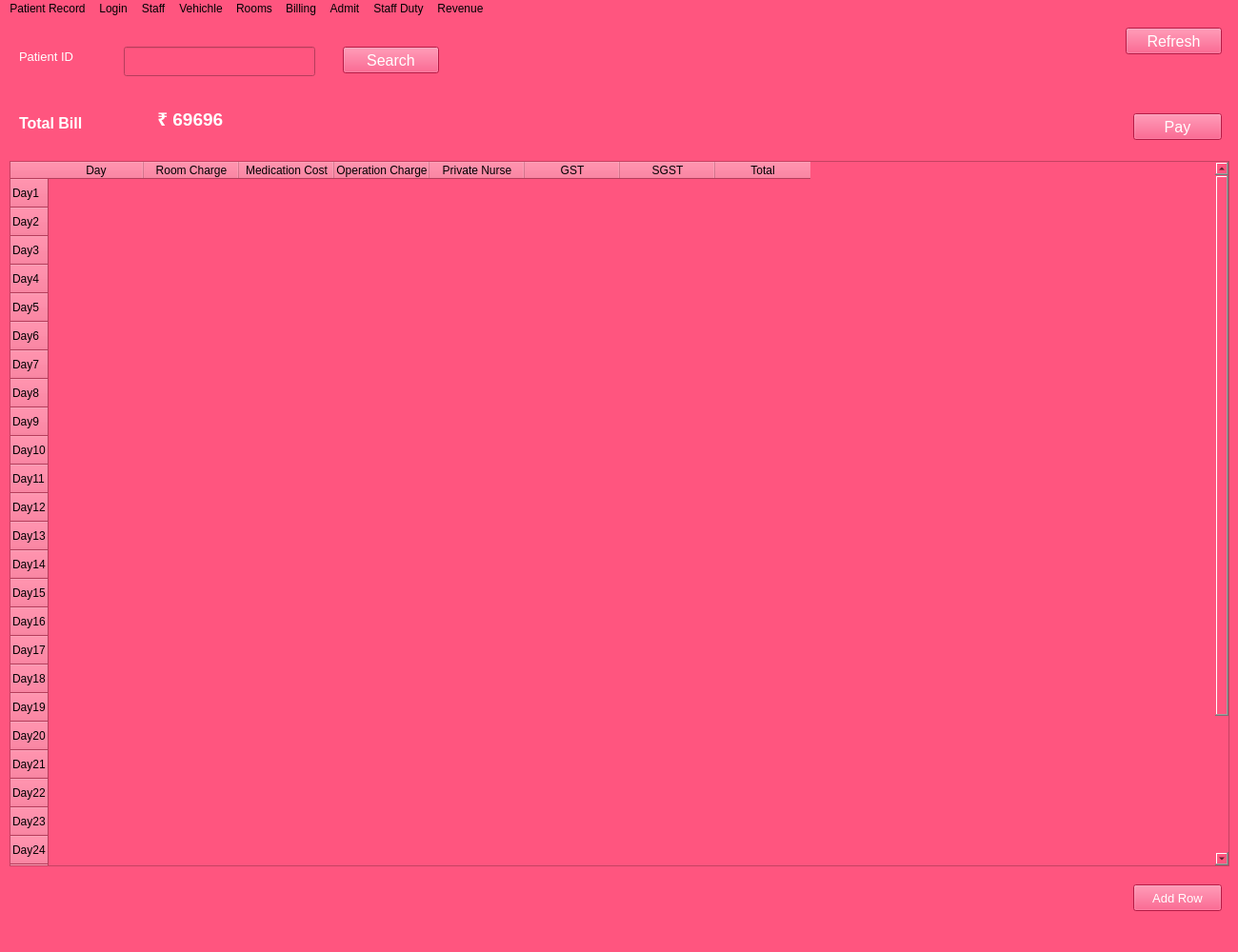
<?xml version="1.0" encoding="UTF-8"?>
<ui version="4.0">
 <class>MainWindow</class>
 <widget class="QMainWindow" name="MainWindow">
  <property name="geometry">
   <rect>
    <x>0</x>
    <y>0</y>
    <width>1300</width>
    <height>1000</height>
   </rect>
  </property>
  <property name="windowTitle">
   <string>MainWindow</string>
  </property>
  <property name="styleSheet">
   <string notr="true">background-color: rgb(255, 85, 127);</string>
  </property>
  <widget class="QWidget" name="MainWidget">
   <widget class="QLabel" name="PIDLabel">
    <property name="geometry">
     <rect>
      <x>20</x>
      <y>30</y>
      <width>91</width>
      <height>21</height>
     </rect>
    </property>
    <property name="font">
     <font>
      <pointsize>10</pointsize>
     </font>
    </property>
    <property name="styleSheet">
     <string notr="true">color: rgb(255, 255, 255);</string>
    </property>
    <property name="text">
     <string>Patient ID</string>
    </property>
   </widget>
   <widget class="QLineEdit" name="PidEntry">
    <property name="geometry">
     <rect>
      <x>130</x>
      <y>30</y>
      <width>201</width>
      <height>31</height>
     </rect>
    </property>
    <property name="styleSheet">
     <string notr="true">color: rgb(255, 255, 255);
selection-color: rgb(255, 0, 127);</string>
    </property>
   </widget>
   <widget class="QLabel" name="BillLabel">
    <property name="geometry">
     <rect>
      <x>20</x>
      <y>95</y>
      <width>101</width>
      <height>31</height>
     </rect>
    </property>
    <property name="font">
     <font>
      <pointsize>12</pointsize>
      <weight>75</weight>
      <bold>true</bold>
     </font>
    </property>
    <property name="styleSheet">
     <string notr="true">color: rgb(255, 255, 255);</string>
    </property>
    <property name="text">
     <string>Total Bill</string>
    </property>
   </widget>
   <widget class="QLabel" name="AmountLabel">
    <property name="geometry">
     <rect>
      <x>160</x>
      <y>90</y>
      <width>501</width>
      <height>31</height>
     </rect>
    </property>
    <property name="font">
     <font>
      <pointsize>14</pointsize>
      <weight>75</weight>
      <bold>true</bold>
     </font>
    </property>
    <property name="styleSheet">
     <string notr="true">color: rgb(255, 255, 255);</string>
    </property>
    <property name="text">
     <string> ₹ 69696</string>
    </property>
   </widget>
   <widget class="QPushButton" name="PayBtn">
    <property name="geometry">
     <rect>
      <x>1190</x>
      <y>100</y>
      <width>93</width>
      <height>28</height>
     </rect>
    </property>
    <property name="font">
     <font>
      <pointsize>12</pointsize>
     </font>
    </property>
    <property name="styleSheet">
     <string notr="true">background-color: rgb(255, 38, 96);
color: rgb(255, 255, 255);</string>
    </property>
    <property name="text">
     <string>Pay</string>
    </property>
   </widget>
   <widget class="QPushButton" name="AddRow">
    <property name="geometry">
     <rect>
      <x>1190</x>
      <y>910</y>
      <width>93</width>
      <height>28</height>
     </rect>
    </property>
    <property name="font">
     <font>
      <pointsize>10</pointsize>
     </font>
    </property>
    <property name="styleSheet">
     <string notr="true">background-color: rgb(255, 38, 96);
color: rgb(255, 255, 255);</string>
    </property>
    <property name="text">
     <string>Add Row</string>
    </property>
   </widget>
   <widget class="QPushButton" name="pushButton">
    <property name="geometry">
     <rect>
      <x>1182</x>
      <y>10</y>
      <width>101</width>
      <height>28</height>
     </rect>
    </property>
    <property name="font">
     <font>
      <pointsize>12</pointsize>
      <weight>50</weight>
      <bold>false</bold>
     </font>
    </property>
    <property name="styleSheet">
     <string notr="true">background-color: rgb(255, 38, 96);
color: rgb(255, 255, 255);</string>
    </property>
    <property name="text">
     <string>Refresh</string>
    </property>
   </widget>
   <widget class="QTableWidget" name="tableWidget">
    <property name="geometry">
     <rect>
      <x>10</x>
      <y>150</y>
      <width>1281</width>
      <height>741</height>
     </rect>
    </property>
    <property name="font">
     <font>
      <pointsize>10</pointsize>
     </font>
    </property>
    <property name="showGrid">
     <bool>false</bool>
    </property>
    <property name="sortingEnabled">
     <bool>true</bool>
    </property>
    <row>
     <property name="text">
      <string>Day1</string>
     </property>
    </row>
    <row>
     <property name="text">
      <string>Day2</string>
     </property>
    </row>
    <row>
     <property name="text">
      <string>Day3</string>
     </property>
    </row>
    <row>
     <property name="text">
      <string>Day4</string>
     </property>
    </row>
    <row>
     <property name="text">
      <string>Day5</string>
     </property>
    </row>
    <row>
     <property name="text">
      <string>Day6</string>
     </property>
    </row>
    <row>
     <property name="text">
      <string>Day7</string>
     </property>
    </row>
    <row>
     <property name="text">
      <string>Day8</string>
     </property>
    </row>
    <row>
     <property name="text">
      <string>Day9</string>
     </property>
    </row>
    <row>
     <property name="text">
      <string>Day10</string>
     </property>
    </row>
    <row>
     <property name="text">
      <string>Day11</string>
     </property>
    </row>
    <row>
     <property name="text">
      <string>Day12</string>
     </property>
    </row>
    <row>
     <property name="text">
      <string>Day13</string>
     </property>
    </row>
    <row>
     <property name="text">
      <string>Day14</string>
     </property>
    </row>
    <row>
     <property name="text">
      <string>Day15</string>
     </property>
    </row>
    <row>
     <property name="text">
      <string>Day16</string>
     </property>
    </row>
    <row>
     <property name="text">
      <string>Day17</string>
     </property>
    </row>
    <row>
     <property name="text">
      <string>Day18</string>
     </property>
    </row>
    <row>
     <property name="text">
      <string>Day19</string>
     </property>
    </row>
    <row>
     <property name="text">
      <string>Day20</string>
     </property>
    </row>
    <row>
     <property name="text">
      <string>Day21</string>
     </property>
    </row>
    <row>
     <property name="text">
      <string>Day22</string>
     </property>
    </row>
    <row>
     <property name="text">
      <string>Day23</string>
     </property>
    </row>
    <row>
     <property name="text">
      <string>Day24</string>
     </property>
    </row>
    <row>
     <property name="text">
      <string>Day25</string>
     </property>
    </row>
    <row>
     <property name="text">
      <string>Day26</string>
     </property>
    </row>
    <row>
     <property name="text">
      <string>Day27</string>
     </property>
    </row>
    <row>
     <property name="text">
      <string>Day28</string>
     </property>
    </row>
    <row>
     <property name="text">
      <string>Day29</string>
     </property>
    </row>
    <row>
     <property name="text">
      <string>Day31</string>
     </property>
    </row>
    <column>
     <property name="text">
      <string>Day</string>
     </property>
     <property name="background">
      <color>
       <red>255</red>
       <green>5</green>
       <blue>101</blue>
      </color>
     </property>
    </column>
    <column>
     <property name="text">
      <string>Room Charge</string>
     </property>
    </column>
    <column>
     <property name="text">
      <string>Medication Cost</string>
     </property>
    </column>
    <column>
     <property name="text">
      <string>Operation Charge</string>
     </property>
    </column>
    <column>
     <property name="text">
      <string>Private Nurse</string>
     </property>
    </column>
    <column>
     <property name="text">
      <string>GST</string>
     </property>
    </column>
    <column>
     <property name="text">
      <string>SGST</string>
     </property>
    </column>
    <column>
     <property name="text">
      <string>Total</string>
     </property>
    </column>
    <item row="0" column="0">
     <property name="background">
      <brush brushstyle="NoBrush">
       <color alpha="255">
        <red>255</red>
        <green>10</green>
        <blue>116</blue>
       </color>
      </brush>
     </property>
     <property name="foreground">
      <brush brushstyle="NoBrush">
       <color alpha="255">
        <red>255</red>
        <green>255</green>
        <blue>255</blue>
       </color>
      </brush>
     </property>
    </item>
   </widget>
   <widget class="QPushButton" name="pushButton_2">
    <property name="geometry">
     <rect>
      <x>360</x>
      <y>30</y>
      <width>101</width>
      <height>28</height>
     </rect>
    </property>
    <property name="font">
     <font>
      <pointsize>12</pointsize>
      <weight>50</weight>
      <bold>false</bold>
     </font>
    </property>
    <property name="styleSheet">
     <string notr="true">background-color: rgb(255, 38, 96);
color: rgb(255, 255, 255);</string>
    </property>
    <property name="text">
     <string>Search</string>
    </property>
   </widget>
  </widget>
  <widget class="QMenuBar" name="menubar">
   <property name="geometry">
    <rect>
     <x>0</x>
     <y>0</y>
     <width>1300</width>
     <height>26</height>
    </rect>
   </property>
   <widget class="QMenu" name="PRecordMenu">
    <property name="title">
     <string>Patient Record</string>
    </property>
   </widget>
   <widget class="QMenu" name="LoginMenu">
    <property name="title">
     <string>Login</string>
    </property>
   </widget>
   <widget class="QMenu" name="StaffMenu">
    <property name="title">
     <string>Staff</string>
    </property>
   </widget>
   <widget class="QMenu" name="VehichleMenu">
    <property name="title">
     <string>Vehichle</string>
    </property>
   </widget>
   <widget class="QMenu" name="RoomsMenu">
    <property name="title">
     <string>Rooms</string>
    </property>
   </widget>
   <widget class="QMenu" name="BillingMenu">
    <property name="title">
     <string>Billing</string>
    </property>
   </widget>
   <widget class="QMenu" name="StaffDutyMenu">
    <property name="title">
     <string>Staff Duty</string>
    </property>
   </widget>
   <widget class="QMenu" name="RevenueMenu">
    <property name="title">
     <string>Revenue</string>
    </property>
   </widget>
   <widget class="QMenu" name="AdmitMenu">
    <property name="title">
     <string>Admit</string>
    </property>
   </widget>
   <addaction name="PRecordMenu"/>
   <addaction name="LoginMenu"/>
   <addaction name="StaffMenu"/>
   <addaction name="VehichleMenu"/>
   <addaction name="RoomsMenu"/>
   <addaction name="BillingMenu"/>
   <addaction name="AdmitMenu"/>
   <addaction name="StaffDutyMenu"/>
   <addaction name="RevenueMenu"/>
  </widget>
  <widget class="QStatusBar" name="statusbar"/>
 </widget>
 <resources/>
 <connections/>
</ui>
